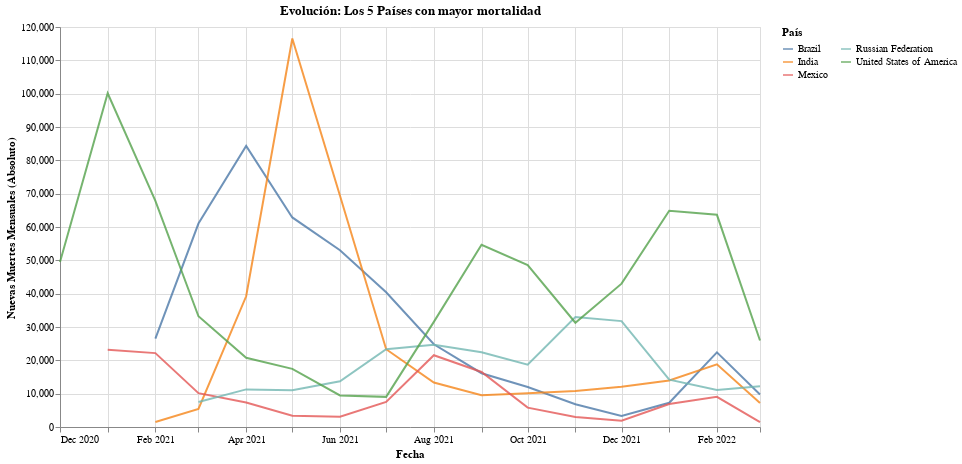
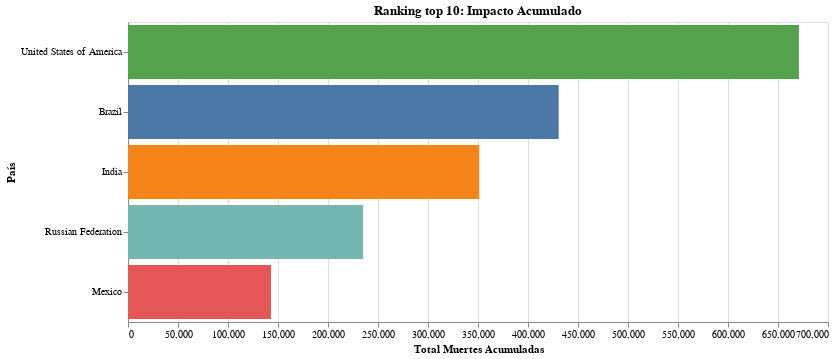

The code cell stored with these charts, in order, in its notebook:
### Code cell
# 1. PREPARACIÓN DE DATOS
# Aseguramos que existe la columna de muertes totales absolutas
if 'total_deaths' not in df.columns:
    df['total_deaths'] = df.groupby('country')['New_deaths'].cumsum()

if 'population' in df.columns:
    df['total_deaths_per_million'] = (df['total_deaths'] / df['population']) * 1_000_000

# 2. FILTRAR LOS TOP 10 PAÍSES (Criterio: Muertes ABSOLUTAS)
top_countries = df.groupby('country')['total_deaths'].max().nlargest(5).index.tolist()
df_top10 = df[df['country'].isin(top_countries)]

# 3. GRÁFICOS

# Gráfico 1: Spaghetti Chart (Sin cambios)
spaghetti_chart = alt.Chart(df_top10).mark_line(opacity=0.8, strokeWidth=2).encode(
    x=alt.X('yearmonth(date):T', title='Fecha'),
    y=alt.Y('sum(New_deaths):Q', title='Nuevas Muertes Mensuales (Absoluto)'),
    color=alt.Color('country:N', title='País', legend=alt.Legend(columns=2)),
    tooltip=['country', 'yearmonth(date)', 'sum(New_deaths)']
).properties(
    title='Evolución: Los 5 Países con mayor mortalidad',
    width=700,
    height=400
)

# Gráfico 2: Ranking Chart (MODIFICADO: Colores distintos por país)
ranking_chart = alt.Chart(df_top10).mark_bar().encode(
    x=alt.X('max(total_deaths):Q', title='Total Muertes Acumuladas'),
    y=alt.Y('country:N', sort='-x', title='País'), 
    # CAMBIO AQUÍ: Usamos 'country' para el color en lugar de un valor fijo
    color=alt.Color('country:N', legend=None), 
    tooltip=[
        alt.Tooltip('country', title='País'),
        alt.Tooltip('max(total_deaths)', title='Muertes Totales', format=','),
        alt.Tooltip('max(total_deaths_per_million)', title='Muertes x Millón', format=',.0f')
    ]
).properties(
    title='Ranking top 10: Impacto Acumulado',
    width=700,
    height=300
)

display(spaghetti_chart)
display(ranking_chart)

### Figure 1 — Vega-Lite specification as saved in the notebook (floating-point values rounded to 4 significant figures; data arrays with more than 128 entries replaced by an {"elided": "..."} marker saying what was removed)
{"config": {"view": {"continuousWidth": 300, "continuousHeight": 300}}, "data": {"name": "data-fff685b41ab24171e8e3053275c4c7fb"}, "mark": {"type": "line", "opacity": 0.8, "strokeWidth": 2}, "encoding": {"color": {"field": "country", "legend": {"columns": 2}, "title": "País", "type": "nominal"}, "tooltip": [{"field": "country", "type": "nominal"}, {"field": "date", "timeUnit": "yearmonth", "type": "temporal"}, {"aggregate": "sum", "field": "New_deaths", "type": "quantitative"}], "x": {"field": "date", "timeUnit": "yearmonth", "title": "Fecha", "type": "temporal"}, "y": {"aggregate": "sum", "field": "New_deaths", "title": "Nuevas Muertes Mensuales (Absoluto)", "type": "quantitative"}}, "height": 400, "title": "Evolución: Los 5 Países con mayor mortalidad", "width": 700, "$schema": "https://vega.github.io/schema/vega-lite/v5.20.1.json", "datasets": {"data-fff685b41ab24171e8e3053275c4c7fb": {"elided": "1973 records"}}}

### Figure 2 — Vega-Lite specification as saved in the notebook (floating-point values rounded to 4 significant figures; data arrays with more than 128 entries replaced by an {"elided": "..."} marker saying what was removed)
{"config": {"view": {"continuousWidth": 300, "continuousHeight": 300}}, "data": {"name": "data-fff685b41ab24171e8e3053275c4c7fb"}, "mark": {"type": "bar"}, "encoding": {"color": {"field": "country", "legend": null, "type": "nominal"}, "tooltip": [{"field": "country", "title": "País", "type": "nominal"}, {"aggregate": "max", "field": "total_deaths", "format": ",", "title": "Muertes Totales", "type": "quantitative"}, {"aggregate": "max", "field": "total_deaths_per_million", "format": ",.0f", "title": "Muertes x Millón", "type": "quantitative"}], "x": {"aggregate": "max", "field": "total_deaths", "title": "Total Muertes Acumuladas", "type": "quantitative"}, "y": {"field": "country", "sort": "-x", "title": "País", "type": "nominal"}}, "height": 300, "title": "Ranking top 10: Impacto Acumulado", "width": 700, "$schema": "https://vega.github.io/schema/vega-lite/v5.20.1.json", "datasets": {"data-fff685b41ab24171e8e3053275c4c7fb": {"elided": "1973 records"}}}
